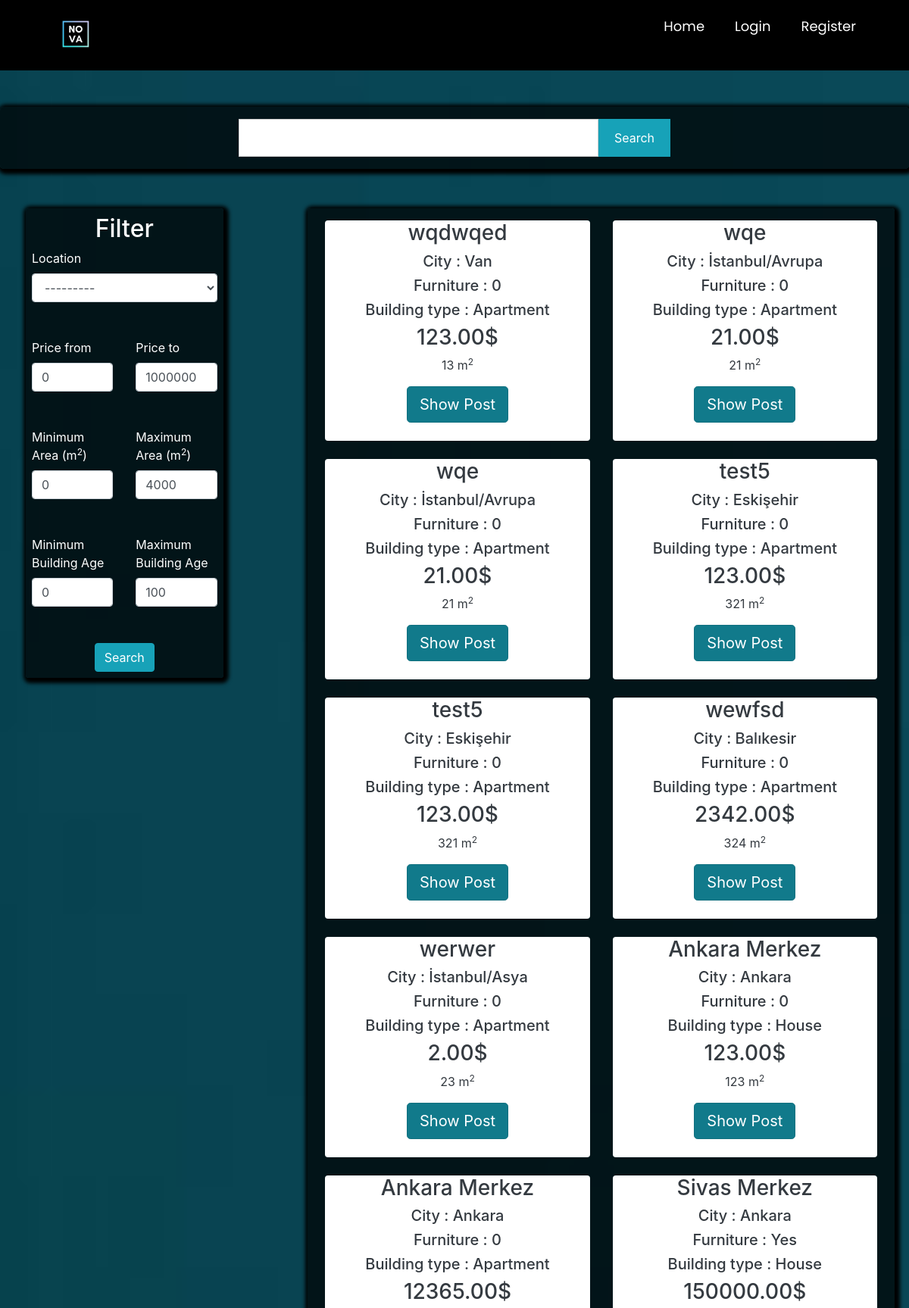
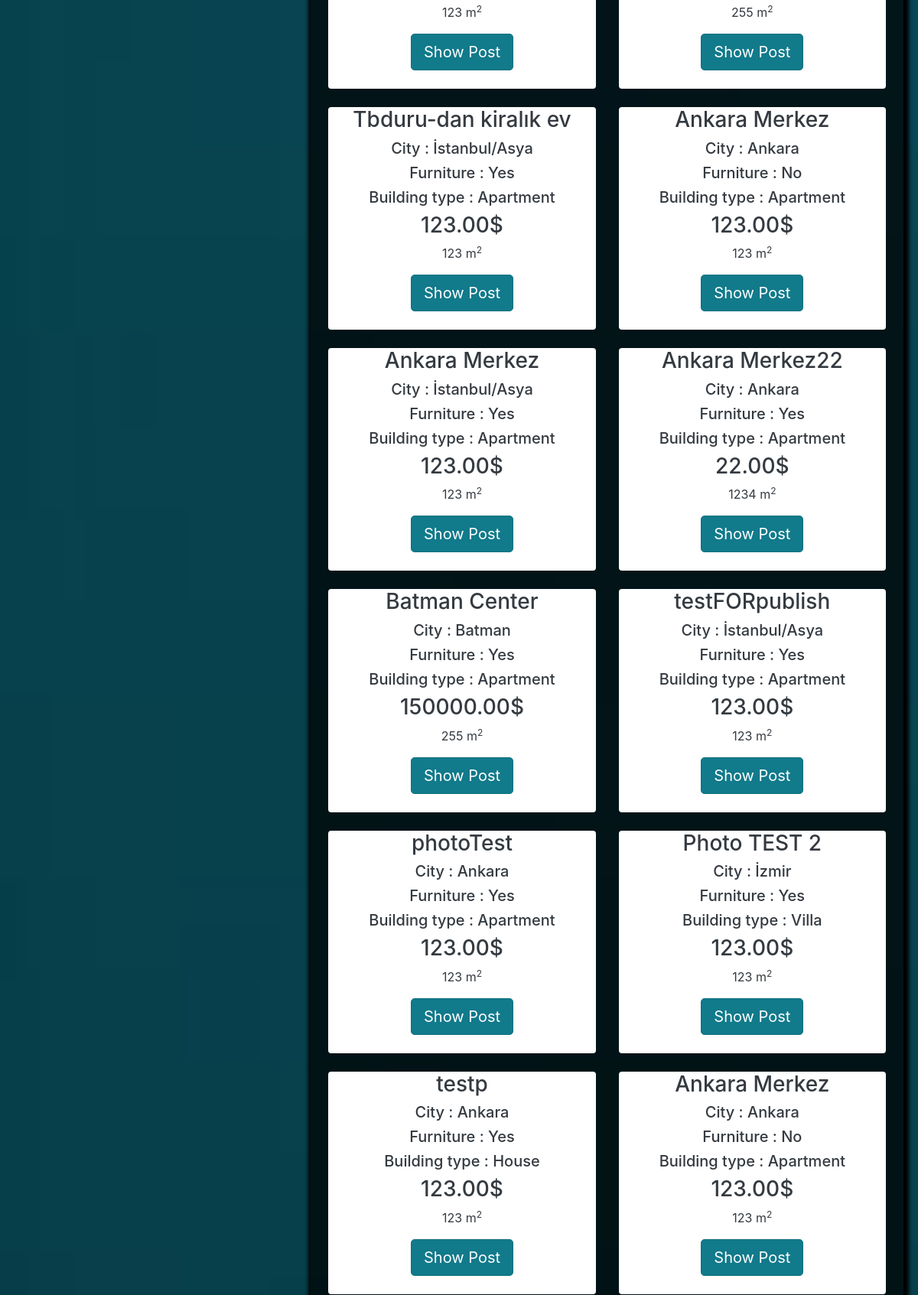
Screenshot of /postlistings/forsale (upper part) with the database file from the repository (2 pictures, top to bottom).
### main/models.py (models this page shows, shortened)
class Post(models.Model):
    ouruser = models.ForeignKey(ourUser, null=True, on_delete=models.CASCADE)
    post_title = models.CharField(max_length=255,null=True)
    post_description = models.TextField()
    price = models.DecimalField(decimal_places=2 , max_digits=12)
    location = models.CharField(max_length=255,null=True,choices=city)
    postType = models.CharField(choices=RorS , max_length=50, null=True , default='For Sale')
    floor = models.DecimalField(decimal_places=0 , max_digits=3 ,null=True)
    building_age = models.DecimalField(decimal_places=0, max_digits=2 , null=True)
    area = models.DecimalField(decimal_places=0,max_digits=4 ,null=True)
    isFurniture = models.CharField(choices=Furniture ,null=True,max_length=50,default="No")
    building_type = models.CharField(choices=b_types ,null=True ,max_length=50)

### main/views.py (the view)
# urls.py: path('postlistings/<str:RoS>',views.postlistings, name="postlistings" ),
def postlistings(request,RoS):
    if RoS == 'forsale':
        cu = Post.objects.all().filter(postType='For Sale')
    elif RoS =='forrent':
        cu = Post.objects.all().filter(postType='For Rent')
    query = request.GET.get('query')
    price_from = request.GET.get('price_from',0)
    price_to = request.GET.get('price_to', 1000000000)
    min_area = request.GET.get('min_area', 0)
    max_area = request.GET.get('max_area', 4000)
    min_age = request.GET.get('min_age', 0)
    max_age = request.GET.get('max_age', 100)
    if query != None:
        print("sadasdas")
        cu = cu.filter(Q(post_title__icontains = query) | Q(location__icontains = query)| Q(area__icontains = query)| Q(building_type__icontains = query))
    else:
        query = ""
    cu = cu.filter(price__gte =price_from).filter(price__lte=price_to)
    cu = cu.filter(area__gte=min_area).filter(area__lte=max_area)
    cu = cu.filter(building_age__gte=min_age).filter(building_age__lte=max_age)
    myFilter = PostFilter(request.GET , queryset=cu)
    cu = myFilter.qs
    context = {
        'cu': cu,
        'RoS': RoS,
        'price_from':price_from,
        'price_to':price_to,
        'min_area':min_area,
        'max_area':max_area,
        'min_age': min_age,
        'max_age': max_age,
        'myFilter': myFilter,
        'query':query,
    }
    return render(request, 'main/postlistings.html' , context )

### main/templates/main/postlistings.html (shortened to what this page needs)
{% extends 'main/mainpage.html' %}
{% load widget_tweaks %}
{% load static %}
{% block content %}
<head>
    <link rel="stylesheet" href="https://maxcdn.bootstrapcdn.com/bootstrap/4.0.0/css/bootstrap.min.css"
>
</head>
<form action="{% url 'postlistings' RoS %}" method="get">
    <section class="search-sec p-3 my-5">
        <div class="container">
                <div class="row justify-content-center text-white">
                    <div class="col-lg-12">
                        <div class="row justify-content-center">
                            <div class=" col-lg-5 col-md-5 col-sm-12 p-0">
                                <input type="text" name="query" class="form-control search-slt" value="{{ query }}">
                            </div>
                            <div class="col-lg-1 col-md-1 col-sm-12 p-0">
                                <button onclick="document.getElementById('primarybutton').click()" type="button" class="btn btn-info wrn-btn" id="uselessbutton">Search</button>
                            </div>
                        </div>
                    </div>
                </div>
        </div>
    </section>
<div class="container p-1 my-1 text-white rounded">
    <div class="row blog">
        <div class="col-md-3 ">
                <div class="rounded p-2"
                     style="background-color: rgba(0,0,0,0.7) ; box-shadow: 2px 2px 5px 5px #000000">
                    <center><h2 class="is-size-5">Filter</h2></center>
                    <div class="row">
                        <div class="col-md-12">
                            <label>Location</label>
                            <center>{% render_field myFilter.form.location class="form-control" %}</center>
                        </div>
                    </div>
                    <br><br>
                    <div class="row ">
                        <div class="col-md-6">
                            <label>Price from</label>
                            <input type="number" name="price_from" class="form-control" value="{{ price_from }}" min="0"
                                   max="1000000000" required>
                        </div>
                        <div class="col-md-6">
                            <label>Price to</label>
                            <input type="number" name="price_to" class="form-control" value="{{ price_to }}" min="0"
                                   max="1000000000" required>
                        </div>
                    </div>
                    <br><br>
                    <div class="row ">
                        <div class="col-md-6">
                            <label>Minimum Area (m<sup>2</sup>)</label>
                            <input type="number" name="min_area" class="form-control" value="{{ min_area }}" min="0"
                                   max="4000" required>
                        </div>
                        <div class="col-md-6">
                            <label>Maximum Area (m<sup>2</sup>)</label>
                            <input type="number" name="max_area" class="form-control" value="{{ max_area }}" min="0"
                                   max="4000" required>
                        </div>
                    </div>
                    <br><br>
                    <div class="row ">
                        <div class="col-md-6">
                            <label>Minimum Building Age </label>
                            <input type="number" name="min_age" class="form-control" value="{{ min_age }}" min="0"
                                   max="100" required>
                        </div>
                        <div class="col-md-6">
                            <label>Maximum Building Age </label>
                            <input type="number" name="max_age" class="form-control" value="{{ max_age }}" min="0"
                                   max="100" required>
                        </div>
                    </div>
                    <br><br>
                    <center>
                        <button class="btn btn-info" id="primarybutton">Search</button>
                    </center>
                </div>
        </div>
        <div class="col-md-1">
            <br>
        </div>
        <div class="col-md-8 rounded" style=" box-shadow: 2px 2px 5px 5px #000000;background-color: rgba(0,0,0,0.7)">
            <div class="row p-2 my-2">
                {% if cu %}
                {% for i in cu %}
                <div class="col-md-6 ">
                    <div class="container-fluid bg-white rounded text-dark" style="text-align:center;">
                        <h3>{{ i.post_title }}</h3>
                        <h5>City : {{ i.location }}</h5>
                        <h5>Furniture : {{ i.isFurniture }}</h5>
                        <h5>Building type : {{ i.building_type }}</h5>
                        <h3>{{ i.price }}$</h3>
                        <p class="descroption">{{i.area}} m<sup>2</sup></p>
                        <a href="{% url 'product_details' i.id %}" class="btn btn-info btn-lg active" role="button"
                           aria-pressed="true">Show Post</a>
                        <br><br>
                    </div>
                    <br>
                </div>
                {% endfor %}
                {%else%}
                <h3>No related search results are available...</h3>
                {% endif %}
            </div>
        </div>
    </div>
</div>
</form>
{% endblock %}

### main/templates/main/postlistings.html (style rules this page uses)
.wrn-btn { width: 100%; font-size: 16px; font-weight: 400; text-transform: capitalize; height: calc(3rem + 2px) !important; border-radius:0; }
.search-sec { position: relative; background-color: rgba(0,0,0,0.7) !important; justify-content: center; box-shadow: 2px 2px 5px 5px #000000; border-radius: 5px; }
.search-slt { display: block; width: 100%; font-size: 0.875rem; line-height: 1.5; color: #55595c; background-color: #fff; background-image: none; border: 1px solid #ccc; height: calc(3rem + 2px) !important; border-radius:0; }

### main/templates/main/mainpage.html (style rules this page uses)
body.g { background-image: url('/static/images/wallpaper.jpg'); background-size: cover; background-repeat: no-repeat; background-attachment: fixed; }
.show, .icon, input { display: none; }

### rows the page displays
Post: post_title "wqdwqed", location "Van", isFurniture "0", building_type "Apartment", price "123.00", area "13"
Post: post_title "wqe", location "İstanbul/Avrupa", isFurniture "0", building_type "Apartment", price "21.00", area "21"
Post: post_title "wqe", location "İstanbul/Avrupa", isFurniture "0", building_type "Apartment", price "21.00", area "21"
Post: post_title "test5", location "Eskişehir", isFurniture "0", building_type "Apartment", price "123.00", area "321"
Post: post_title "test5", location "Eskişehir", isFurniture "0", building_type "Apartment", price "123.00", area "321"
Post: post_title "wewfsd", location "Balıkesir", isFurniture "0", building_type "Apartment", price "2342.00", area "324"
Post: post_title "werwer", location "İstanbul/Asya", isFurniture "0", building_type "Apartment", price "2.00", area "23"
Post: post_title "Ankara Merkez", location "Ankara", isFurniture "0", building_type "House", price "123.00", area "123"
Post: post_title "Ankara Merkez", location "Ankara", isFurniture "0", building_type "Apartment", price "12365.00", area "123"
Post: post_title "Sivas Merkez", location "Ankara", isFurniture "Yes", building_type "House", price "150000.00", area "255"
Post: post_title "Tbduru-dan kiralık ev", location "İstanbul/Asya", isFurniture "Yes", building_type "Apartment", price "123.00", area "123"
Post: post_title "Ankara Merkez", location "Ankara", isFurniture "No", building_type "Apartment", price "123.00", area "123"
Post: post_title "Ankara Merkez", location "İstanbul/Asya", isFurniture "Yes", building_type "Apartment", price "123.00", area "123"
Post: post_title "Ankara Merkez22", location "Ankara", isFurniture "Yes", building_type "Apartment", price "22.00", area "1234"
Post: post_title "Batman Center", location "Batman", isFurniture "Yes", building_type "Apartment", price "150000.00", area "255"
Post: post_title "testFORpublish", location "İstanbul/Asya", isFurniture "Yes", building_type "Apartment", price "123.00", area "123"
Post: post_title "photoTest", location "Ankara", isFurniture "Yes", building_type "Apartment", price "123.00", area "123"
Post: post_title "Photo TEST 2", location "İzmir", isFurniture "Yes", building_type "Villa", price "123.00", area "123"
Post: post_title "testp", location "Ankara", isFurniture "Yes", building_type "House", price "123.00", area "123"
Post: post_title "Ankara Merkez", location "Ankara", isFurniture "No", building_type "Apartment", price "123.00", area "123"
